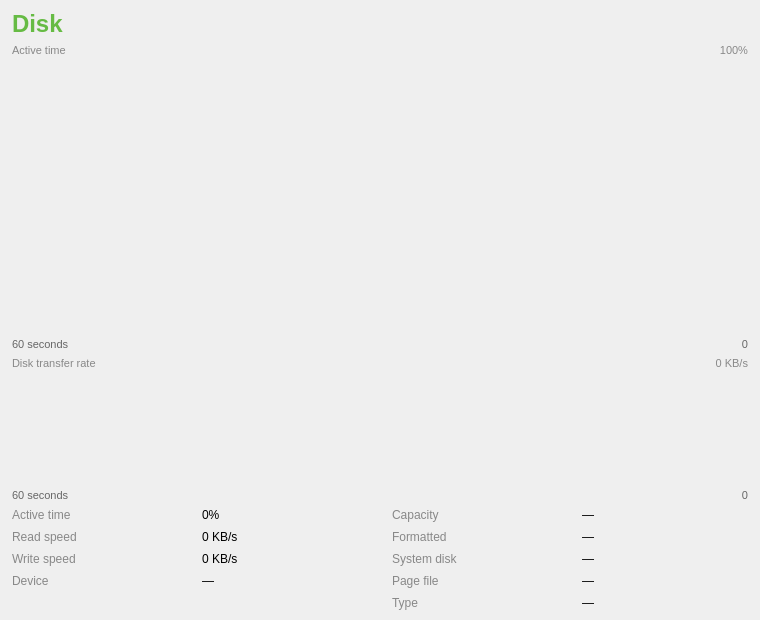
<?xml version="1.0" encoding="UTF-8"?>
<ui version="4.0">
 <class>DiskDetailWidget</class>
 <widget class="QWidget" name="DiskDetailWidget">
  <property name="geometry">
   <rect><x>0</x><y>0</y><width>760</width><height>620</height></rect>
  </property>
  <layout class="QVBoxLayout" name="verticalLayout" stretch="0,0,5,0,0,2,0,0">
   <property name="leftMargin"><number>12</number></property>
   <property name="topMargin"><number>10</number></property>
   <property name="rightMargin"><number>12</number></property>
   <property name="bottomMargin"><number>10</number></property>
   <property name="spacing"><number>6</number></property>

   <item>
    <layout class="QHBoxLayout" name="headerLayout">
     <item>
      <widget class="QLabel" name="titleLabel">
       <property name="text"><string>Disk</string></property>
       <property name="styleSheet"><string>font-size: 18pt; font-weight: bold; color: #66bb44;</string></property>
      </widget>
     </item>
     <item>
      <spacer>
       <property name="orientation"><enum>Qt::Horizontal</enum></property>
       <property name="sizeHint" stdset="0"><size><width>40</width><height>0</height></size></property>
      </spacer>
     </item>
     <item>
      <widget class="QLabel" name="modelLabel">
       <property name="text"><string></string></property>
       <property name="alignment"><set>Qt::AlignRight|Qt::AlignVCenter</set></property>
       <property name="styleSheet"><string>font-size: 12pt; color: #aaddaa;</string></property>
      </widget>
     </item>
    </layout>
   </item>

   <item>
    <layout class="QHBoxLayout" name="activeLabelLayout">
     <item>
      <widget class="QLabel" name="activeGraphLabel">
       <property name="text"><string>Active time</string></property>
       <property name="styleSheet"><string>color:#888; font-size: 8pt;</string></property>
      </widget>
     </item>
     <item>
      <spacer>
       <property name="orientation"><enum>Qt::Horizontal</enum></property>
       <property name="sizeHint" stdset="0"><size><width>40</width><height>0</height></size></property>
      </spacer>
     </item>
     <item>
      <widget class="QLabel" name="activeGraphMaxLabel">
       <property name="text"><string>100%</string></property>
       <property name="alignment"><set>Qt::AlignRight|Qt::AlignVCenter</set></property>
       <property name="styleSheet"><string>color:#888; font-size: 8pt;</string></property>
      </widget>
     </item>
    </layout>
   </item>

   <item>
    <widget class="Perf::GraphWidget" name="activeGraphWidget">
     <property name="minimumHeight"><number>220</number></property>
     <property name="sizePolicy">
      <sizepolicy hsizetype="Expanding" vsizetype="Expanding">
       <horstretch>0</horstretch>
       <verstretch>1</verstretch>
      </sizepolicy>
     </property>
    </widget>
   </item>

   <item>
    <layout class="QHBoxLayout" name="activeTimeAxisLayout">
     <item>
      <widget class="QLabel" name="activeTimeLeftLabel">
       <property name="text"><string>60 seconds</string></property>
       <property name="styleSheet"><string>color: #666; font-size: 8pt;</string></property>
      </widget>
     </item>
     <item>
      <spacer>
       <property name="orientation"><enum>Qt::Horizontal</enum></property>
       <property name="sizeHint" stdset="0"><size><width>40</width><height>0</height></size></property>
      </spacer>
     </item>
     <item>
      <widget class="QLabel" name="activeTimeRightLabel">
       <property name="text"><string>0</string></property>
       <property name="alignment"><set>Qt::AlignRight|Qt::AlignVCenter</set></property>
       <property name="styleSheet"><string>color: #666; font-size: 8pt;</string></property>
      </widget>
     </item>
    </layout>
   </item>

   <item>
    <layout class="QHBoxLayout" name="transferLabelLayout">
     <item>
      <widget class="QLabel" name="transferGraphLabel">
       <property name="text"><string>Disk transfer rate</string></property>
       <property name="styleSheet"><string>color:#888; font-size: 8pt;</string></property>
      </widget>
     </item>
     <item>
      <spacer>
       <property name="orientation"><enum>Qt::Horizontal</enum></property>
       <property name="sizeHint" stdset="0"><size><width>40</width><height>0</height></size></property>
      </spacer>
     </item>
     <item>
      <widget class="QLabel" name="transferGraphMaxLabel">
       <property name="text"><string>0 KB/s</string></property>
       <property name="alignment"><set>Qt::AlignRight|Qt::AlignVCenter</set></property>
       <property name="styleSheet"><string>color:#888; font-size: 8pt;</string></property>
      </widget>
     </item>
    </layout>
   </item>

   <item>
    <widget class="Perf::GraphWidget" name="transferGraphWidget">
     <property name="minimumHeight"><number>110</number></property>
    </widget>
   </item>

   <item>
    <layout class="QHBoxLayout" name="transferTimeAxisLayout">
     <item>
      <widget class="QLabel" name="transferTimeLeftLabel">
       <property name="text"><string>60 seconds</string></property>
       <property name="styleSheet"><string>color: #666; font-size: 8pt;</string></property>
      </widget>
     </item>
     <item>
      <spacer>
       <property name="orientation"><enum>Qt::Horizontal</enum></property>
       <property name="sizeHint" stdset="0"><size><width>40</width><height>0</height></size></property>
      </spacer>
     </item>
     <item>
      <widget class="QLabel" name="transferTimeRightLabel">
       <property name="text"><string>0</string></property>
       <property name="alignment"><set>Qt::AlignRight|Qt::AlignVCenter</set></property>
       <property name="styleSheet"><string>color: #666; font-size: 8pt;</string></property>
      </widget>
     </item>
    </layout>
   </item>

   <item>
    <layout class="QGridLayout" name="statsGrid">
     <property name="horizontalSpacing"><number>24</number></property>
     <property name="verticalSpacing"><number>8</number></property>

     <item row="0" column="0"><widget class="QLabel" name="activeLabel"><property name="text"><string>Active time</string></property><property name="styleSheet"><string>color:#888;</string></property></widget></item>
     <item row="0" column="1"><widget class="QLabel" name="activeValueLabel"><property name="text"><string>0%</string></property></widget></item>
     <item row="0" column="2"><widget class="QLabel" name="capacityLabel"><property name="text"><string>Capacity</string></property><property name="styleSheet"><string>color:#888;</string></property></widget></item>
     <item row="0" column="3"><widget class="QLabel" name="capacityValueLabel"><property name="text"><string>—</string></property></widget></item>

     <item row="1" column="0"><widget class="QLabel" name="readLabel"><property name="text"><string>Read speed</string></property><property name="styleSheet"><string>color:#888;</string></property></widget></item>
     <item row="1" column="1"><widget class="QLabel" name="readValueLabel"><property name="text"><string>0 KB/s</string></property></widget></item>
     <item row="1" column="2"><widget class="QLabel" name="formattedLabel"><property name="text"><string>Formatted</string></property><property name="styleSheet"><string>color:#888;</string></property></widget></item>
     <item row="1" column="3"><widget class="QLabel" name="formattedValueLabel"><property name="text"><string>—</string></property></widget></item>

     <item row="2" column="0"><widget class="QLabel" name="writeLabel"><property name="text"><string>Write speed</string></property><property name="styleSheet"><string>color:#888;</string></property></widget></item>
     <item row="2" column="1"><widget class="QLabel" name="writeValueLabel"><property name="text"><string>0 KB/s</string></property></widget></item>
     <item row="2" column="2"><widget class="QLabel" name="systemDiskLabel"><property name="text"><string>System disk</string></property><property name="styleSheet"><string>color:#888;</string></property></widget></item>
     <item row="2" column="3"><widget class="QLabel" name="systemDiskValueLabel"><property name="text"><string>—</string></property></widget></item>

     <item row="3" column="0"><widget class="QLabel" name="deviceLabel"><property name="text"><string>Device</string></property><property name="styleSheet"><string>color:#888;</string></property></widget></item>
     <item row="3" column="1"><widget class="QLabel" name="deviceValueLabel"><property name="text"><string>—</string></property></widget></item>
     <item row="3" column="2"><widget class="QLabel" name="pageFileLabel"><property name="text"><string>Page file</string></property><property name="styleSheet"><string>color:#888;</string></property></widget></item>
     <item row="3" column="3"><widget class="QLabel" name="pageFileValueLabel"><property name="text"><string>—</string></property></widget></item>

     <item row="4" column="2"><widget class="QLabel" name="typeLabel"><property name="text"><string>Type</string></property><property name="styleSheet"><string>color:#888;</string></property></widget></item>
     <item row="4" column="3"><widget class="QLabel" name="typeValueLabel"><property name="text"><string>—</string></property></widget></item>
    </layout>
   </item>

  </layout>
 </widget>
 <customwidgets>
  <customwidget>
   <class>Perf::GraphWidget</class>
   <extends>QWidget</extends>
   <header>perf/graphwidget.h</header>
  </customwidget>
 </customwidgets>
 <resources/>
 <connections/>
</ui>
